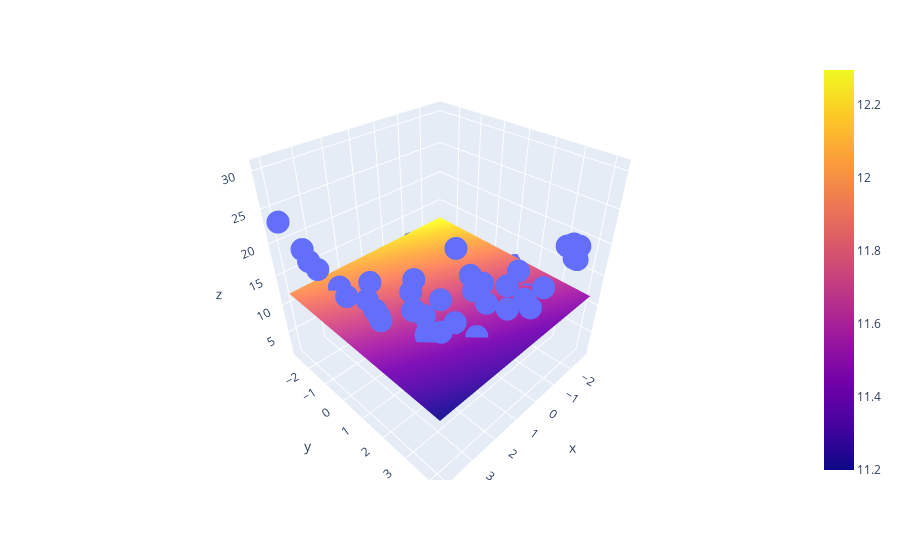

Write notebook code for a chart like this one.
### Code cell
# plotting the graph
import plotly.graph_objects as go
fig = px.scatter_3d(df, x=x.ravel(), y=y.ravel(), z=z.ravel())
fig.add_trace(go.Surface(x = x_input, y = y_input, z =z_final ))
fig.show()
